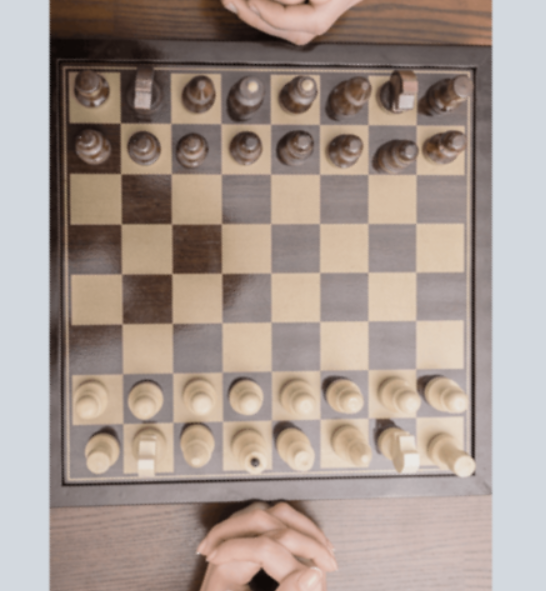
#> input picture top_3.png, 546 x 591 px
$ python detect_chess_position.py   (older library calls are emulated)
#> lines starting #> are read from the running program, lines starting #| are printed output that depends on the picture; after the words box and inside, x2 and y2 are one past the last pixel; in counts of white or black regions, pixels touching at a corner belong together
import cv2 as cv
import numpy as np
import chess
import matplotlib.pyplot as plt
from matplotlib.widgets import Slider

def empty(a):
    pass


def board_detec(img):
    flag = False
    coor_board = None
    threshold1 = thr1S.val
    threshold2 = thr2S.val
    kernal_s = kern.val
    blur = blrS.val
    itdela = itdel.val
    iteroa = itero.val
    min_aa = min_a.val
    max_aa = max_a.val
    kernal = np.ones((kernal_s,kernal_s), np.uint8)
    grey = cv.GaussianBlur(img, (blur*2+1,blur*2+1), 3)
    grey = cv.cvtColor(grey, cv.COLOR_BGR2GRAY)
    imgCanny = cv.Canny(grey, threshold1, threshold2)
    imgdel = cv.dilate(imgCanny, kernal, iterations=itdela)
    evosion = cv.erode(imgdel, kernal, iterations=iteroa)
    thrash = cv.adaptiveThreshold(evosion, 255, cv.ADAPTIVE_THRESH_GAUSSIAN_C,
                                   cv.THRESH_BINARY, 11, 2)

    _, contours, _ = cv.findContours(thrash, cv.RETR_TREE, cv.CHAIN_APPROX_SIMPLE)

    ax[8].imshow(thrash)
    for contour in contours:
        approx = cv.approxPolyDP(contour, 0.1*cv.arcLength(contour, True), True)
        # area = cv.contourArea(approx)
        # if area > 2000*min_a:
        #     print(len(approx), '   ', area)


        if len(approx) == 4:
            flag = True
            _, _, w, h = cv.boundingRect(approx)
            aspectRatio = float(w)/h
            im_size = img.shape[0]*img.shape[1]
            if aspectRatio > 0.5 and aspectRatio < 1.5:
                if (w*h > int(min_aa*im_size/614)) and (w*h < (max_aa*im_size/255)):
                    cv.drawContours(img, [approx], 0, (255, 0, 0), 5)
                    coor_board = approx


    return coor_board, flag


def correct_perspective(img, approx):
    pts = approx.reshape(4, 2)
    tl, tr, br, bl =  (
        pts[np.argmin(np.sum(pts, axis=1))],
        pts[np.argmin(np.diff(pts, axis=1))],
        pts[np.argmax(np.sum(pts, axis=1))],
        pts[np.argmax(np.diff(pts, axis=1))]
    )

    w = max(np.linalg.norm(br-bl), np.linalg.norm(tr-tl))
    h = max(np.linalg.norm(tr-br), np.linalg.norm(tl-bl))

    src = np.array([tl, tr, br, bl], dtype='float32')
    dst = np.array([[0, 0],[w, 0],[w, h],[0, h]],
                    dtype='float32')

    M = cv.getPerspectiveTransform(src, dst)
    img = cv.warpPerspective(img, M, (int(w), int(h)))

    return cv.resize(img, (400,400))


def get_square(img, row, col):
    width = img.shape[0]
    square = width // 8
    x1,y1 = row*square, col*square
    x2,y2 = x1+square, y1+square
    return img[x1:x2,y1:y2]


def detect_piece(img):
    threshold1 = thr1.val
    threshold2 = thr2.val

    blur = blr.val

    grey = cv.GaussianBlur(img, (blur*2+1,blur*2+1), 3)
    grey = cv.cvtColor(grey, cv.COLOR_BGR2GRAY)
    imgCanny = cv.Canny(grey, threshold1, threshold2)
    thrash_sq = cv.adaptiveThreshold(imgCanny, 255, cv.ADAPTIVE_THRESH_MEAN_C,
                                   cv.THRESH_BINARY, 11, 2)

    return thrash_sq


def update(val):

    frame = cv.imread('top_3.png')
    frameM = cv.cvtColor(frame, cv.COLOR_BGR2RGB)
    ## Работа со всей доской - вырез с перспектвой
    ax[9].imshow(frameM)
    coor_board, _ = board_detec(frame)

    if not(coor_board is None):
        imboard = correct_perspective(frame, coor_board)

        if imboard.shape[0] > 100 and imboard.shape[1] > 100:
            imboard = imboard[15:imboard.shape[0] - 15,15:imboard.shape[1] - 15]

        ## Вырезаем клетку
        square_00 = get_square(imboard, 0, 0)
        square_75 = get_square(imboard, 7, 5)
        square_43 = get_square(imboard, 4, 3)
        ## Обрабатываем клетку
        thrash_sq_1 = detect_piece(square_00)
        thrash_sq_2 = detect_piece(square_75)
        thrash_sq_3 = detect_piece(square_43)

        ## Настриваем отображение результата в plt

        # square_00 = cv.cvtColor(square_00, cv.COLOR_BGR2RGB)
        # square_75 = cv.cvtColor(square_75, cv.COLOR_BGR2RGB)
        # square_43 = cv.cvtColor(square_43, cv.COLOR_BGR2RGB)


        images = [square_00, square_75, square_43, imboard, frame]
        ims = [thrash_sq_1, thrash_sq_2, thrash_sq_3]
        for i in range(3):
            ax[i].imshow(cv.cvtColor(images[i], cv.COLOR_BGR2RGB))
        for i in range(3):
            ax[i+3].imshow(ims[i])
        for i in range(2):
            ax[i+6].imshow(images[i+3])


## input img
# frame = cv.imread('top_4.jpg')
## number of output imgs
n_imgs = 10

## Set up matplotlib
fig = plt.figure()
fig.subplots_adjust(bottom=0.25)
ax = []
titles = ['square1', 'square2',  'square3', 'thrash_sq1',
         'thrash_sq2', 'thrash_sq3',
            'imboard', 'frame', 'thrash', 'board']

for i in range(n_imgs):
    ax.append(fig.add_subplot(2,n_imgs//2,i+1))
    plt.title(titles[i])
    plt.xticks([]), plt.yticks([])


# Создаем трекбары
## Создаание Трекбаров для регулировки трещхолда и блюра в клетке
thr1ax = plt.axes([0.07,0.17,0.1,0.03])
thr2ax  = plt.axes([0.07,0.1,0.1,0.03])
blrax  = plt.axes([0.07,0.03,0.1,0.03])

thr1 = Slider(thr1ax, 'Threshold1', 0, 255, valstep=1, valinit=120)
thr2 = Slider(thr2ax, 'Threshold2', 0, 255, valstep=1, valinit=34)
blr = Slider(blrax, 'Blur', 0, 40, valstep=1, valinit=0)

thr1.on_changed(update)
thr2.on_changed(update)
blr.on_changed(update)

## Трекбары для обработки доски
thr1bx = plt.axes([0.25,0.12,0.1,0.03])
thr2bx = plt.axes([0.45,0.12,0.1,0.03])
kernbx = plt.axes([0.65,0.12,0.1,0.03])
blrbx = plt.axes([0.85,0.12,0.1,0.03])
itdelbx = plt.axes([0.25,0.05,0.1,0.03])
iterobx = plt.axes([0.45,0.05,0.1,0.03])
min_abx = plt.axes([0.65,0.05,0.1,0.03])
max_abx = plt.axes([0.85,0.05,0.1,0.03])

thr1S = Slider(thr1bx, 'Threshold1', 0, 255, valstep=1, valinit=216)
thr2S = Slider(thr2bx, 'Threshold2', 0, 255, valstep=1, valinit=111)
kern = Slider(kernbx, 'kernal', 0, 40, valstep=1, valinit=2)
blrS = Slider(blrbx, 'blur', 0, 40, valstep=1, valinit=1)
itdel = Slider(itdelbx, 'itdel', 0, 2, valstep=1, valinit=1)
itero = Slider(iterobx, 'itero', 0, 2, valstep=1, valinit=1)
min_a = Slider(min_abx, 'min_a', 0, 255, valstep=1, valinit=150)
max_a = Slider(max_abx, 'max_a', 0, 255, valstep=1, valinit=255)

thr1S.on_changed(update)
thr2S.on_changed(update)
blrS.on_changed(update)
kern.on_changed(update)
itdel.on_changed(update)
itero.on_changed(update)
min_a.on_changed(update)
max_a.on_changed(update)

## Прогоняем все 1(аргуемнт "1" просто так) раз для отображения
update(1)
#> in update, frame is the input picture: shape (591, 546, 3); mean B, G, R 144, 152.1, 166.4
#> in board_detec, `grey = cv.cvtColor(grey, cv.COLOR_BGR2GRAY)`:
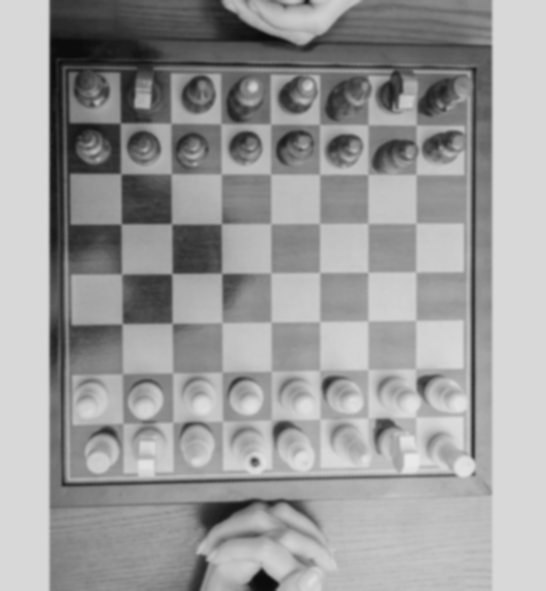
#> grey: shape (591, 546); min 10, max 233, mean 155.5
#> in board_detec, `imgCanny = cv.Canny(grey, threshold1, threshold2)`:
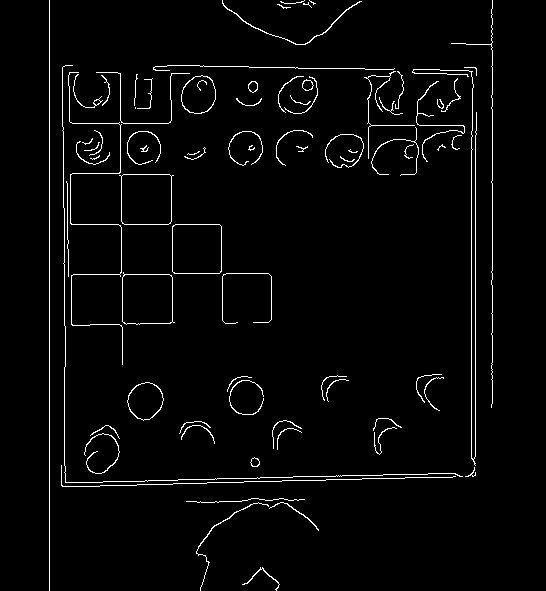
#> imgCanny: shape (591, 546); 2.8% white in thin lines or dots, all inside (x1, y1, x2, y2) = (49, 0, 493, 591)
#> in board_detec, `imgdel = cv.dilate(imgCanny, kernal, iterations=itdela)`: imgdel: shape (591, 546); 5.9% white in thin lines or dots, all inside (x1, y1, x2, y2) = (49, 0, 494, 591)
#> in board_detec, `evosion = cv.erode(imgdel, kernal, iterations=iteroa)`: evosion: shape (591, 546); 2.9% white in thin lines or dots, all inside (x1, y1, x2, y2) = (50, 0, 494, 591)
#> in board_detec, `thrash = cv.adaptiveThreshold(evosion, 255, cv.ADAPTIVE_THRESH_GAUSSIA..`:
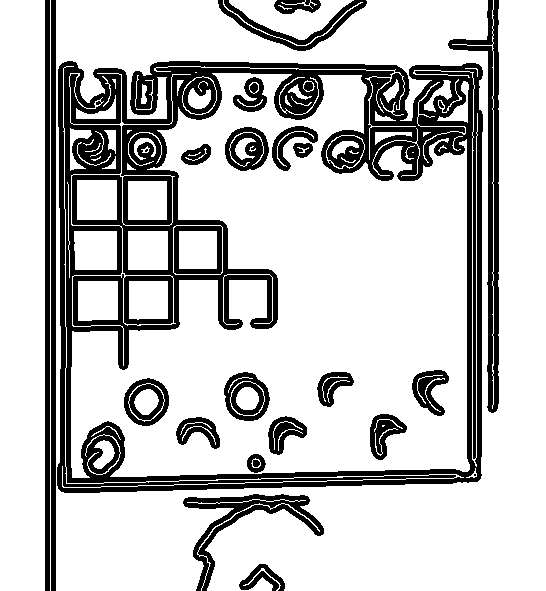
#> thrash: shape (591, 546); 77.7% white; 23 black regions (2 under 20 px)
#> in board_detec, `_, contours, _ = cv.findContours(thrash, cv.RETR_TREE, cv.CHAIN_APPROX..`: contours = 133 contours, 54 with area under 20; largest, box (x1, y1, x2, y2) and area: (56, 0, 546, 591) 274186, (56, 60, 484, 494) 178057, (71, 73, 470, 478) 108566, (0, 0, 45, 591) 25960, (69, 73, 191, 366) 5001
#> the loop in board_detec, `for contour in contours:` made 133 passes
#> (approx, w, h, aspectRatio) on passes 1, 2, 8, 12, 13, 15, 16, 18, 19, 20: ([[243, 585], [261, 570], [280, 585], [263, 568]], 38, 18, 2.11), ([[319, 530], [235, 513], [201, 590], [236, 513]], 119, 78, 1.53), ([[223, 0], [296, 45], [362, 2], [297, 45]], 140, 46, 3.04), ([[473, 474], [475, 473], [476, 475], [474, 476]], 4, 4, 1), ([[108, 441], [94, 447], [97, 468], [113, 456]], 20, 28, 0.714), ([[91, 436], [109, 426], [120, 439], [109, 426]], 30, 14, 2.14), ([[78, 281], [78, 320], [117, 319], [117, 281]], 40, 40, 1), ([[128, 231], [128, 269], [167, 269], [167, 231]], 40, 39, 1.03), ([[74, 231], [75, 269], [116, 269], [116, 231]], 43, 39, 1.1), ([[174, 226], [173, 272], [220, 274], [222, 227]], 50, 49, 1.02)
#> (w, h, aspectRatio, coor_board) on pass 10: (426, 427, 0.998, [[62, 62], [482, 67], [477, 482], [57, 488]])
#> after the loop in board_detec, `for contour in contours:`:
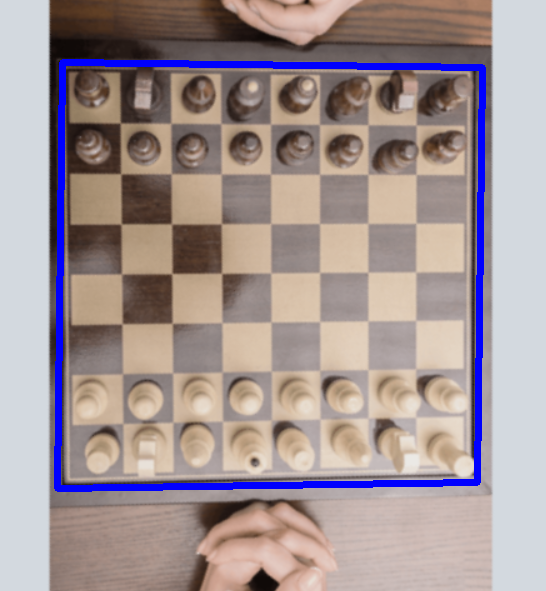
#> img: shape (591, 546, 3); 3.64% of pixels changed, all inside (x1, y1, x2, y2) = (54, 59, 486, 492)
#> in update, `coor_board, _ = board_detec(frame)`: coor_board = [[62, 62], [482, 67], [477, 482], [57, 488]]
#> in correct_perspective, `tl, tr, br, bl =  ( pts[np.argmin(np.sum(pts, axis=1))], pts[np.argmin..`: tl = [62, 62]; tr = [482, 67]; br = [477, 482]; bl = [57, 488]
#> in correct_perspective, `w = max(np.linalg.norm(br-bl), np.linalg.norm(tr-tl))`: w = 420
#> in correct_perspective, `h = max(np.linalg.norm(tr-br), np.linalg.norm(tl-bl))`: h = 426
#> in correct_perspective, `src = np.array([tl, tr, br, bl], dtype='float32')`: src = [[62, 62], [482, 67], [477, 482], [57, 488]]
#> in correct_perspective, `dst = np.array([[0, 0],[w, 0],[w, h],[0, h]], dtype='float32')`: dst = [[0, 0], [420, 0], [420, 426], [0, 426]]
#> in correct_perspective, `M = cv.getPerspectiveTransform(src, dst)`: M = [[0.97, 0.0114, -60.87], [-0.0119, 0.996, -61], [-6.12e-05, -1.46e-06, 1]]
#> in correct_perspective, `img = cv.warpPerspective(img, M, (int(w), int(h)))`:
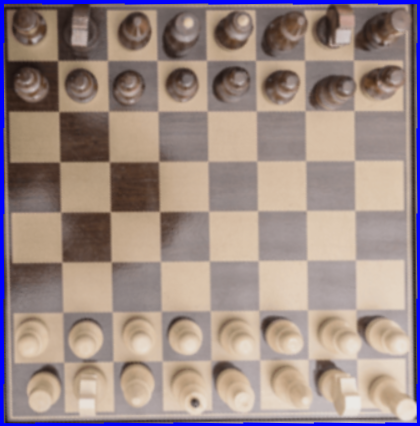
#> img: shape (426, 420, 3); mean of channels 0, 1, 2 134.5, 139.3, 157.3; drawn as B, G, R
#> in update, `imboard = imboard[15:imboard.shape[0] - 15,15:imboard.shape[1] - 15]`:
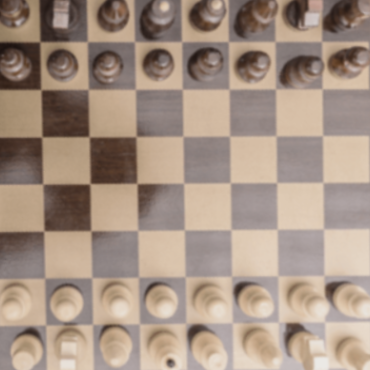
#> imboard: shape (370, 370, 3); mean B, G, R 132.4, 146.8, 165.9
#> in detect_piece, `imgCanny = cv.Canny(grey, threshold1, threshold2)`: imgCanny: shape (46, 46); 14.3% white in thin lines or dots
#> in detect_piece, `thrash_sq = cv.adaptiveThreshold(imgCanny, 255, cv.ADAPTIVE_THRESH_MEA..`: thrash_sq: shape (46, 46); 25.5% white; 7 white regions (2 under 20 px), largest, box (x1, y1, x2, y2) and area: (0, 24, 35, 37) 170, (0, 0, 30, 29) 114, (0, 0, 46, 46) 91, (0, 0, 21, 18) 79, (0, 0, 10, 6) 53
#> in detect_piece (call 2), `imgCanny = cv.Canny(grey, threshold1, threshold2)`: imgCanny: shape (46, 46); 9.6% white in thin lines or dots
#> in detect_piece (call 2), `thrash_sq = cv.adaptiveThreshold(imgCanny, 255, cv.ADAPTIVE_THRESH_MEA..`: thrash_sq: shape (46, 46); 33.2% white; 7 white regions (3 under 20 px), largest, box (x1, y1, x2, y2) and area: (9, 14, 46, 46) 477, (12, 5, 44, 37) 90, (0, 0, 25, 46) 70, (38, 0, 46, 6) 22
#> in detect_piece (call 3), `imgCanny = cv.Canny(grey, threshold1, threshold2)`: imgCanny: shape (46, 46); 8.2% white in thin lines or dots
#> in detect_piece (call 3), `thrash_sq = cv.adaptiveThreshold(imgCanny, 255, cv.ADAPTIVE_THRESH_MEA..`: thrash_sq: shape (46, 46); 50.9% white; 3 black regions (1 under 20 px), largest, box (x1, y1, x2, y2) and area: (0, 0, 46, 46) 994, (0, 2, 1, 46) 44

## Делаем окно мпл на весь экран и запускаем
figManager = plt.get_current_fig_manager()
figManager.window.showMaximized()
plt.show()
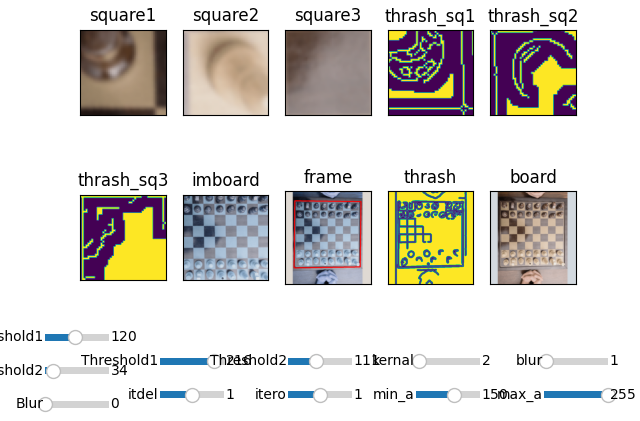
#> figure drawn by matplotlib, 21 panels; B, G, R data is drawn as R, G, B
